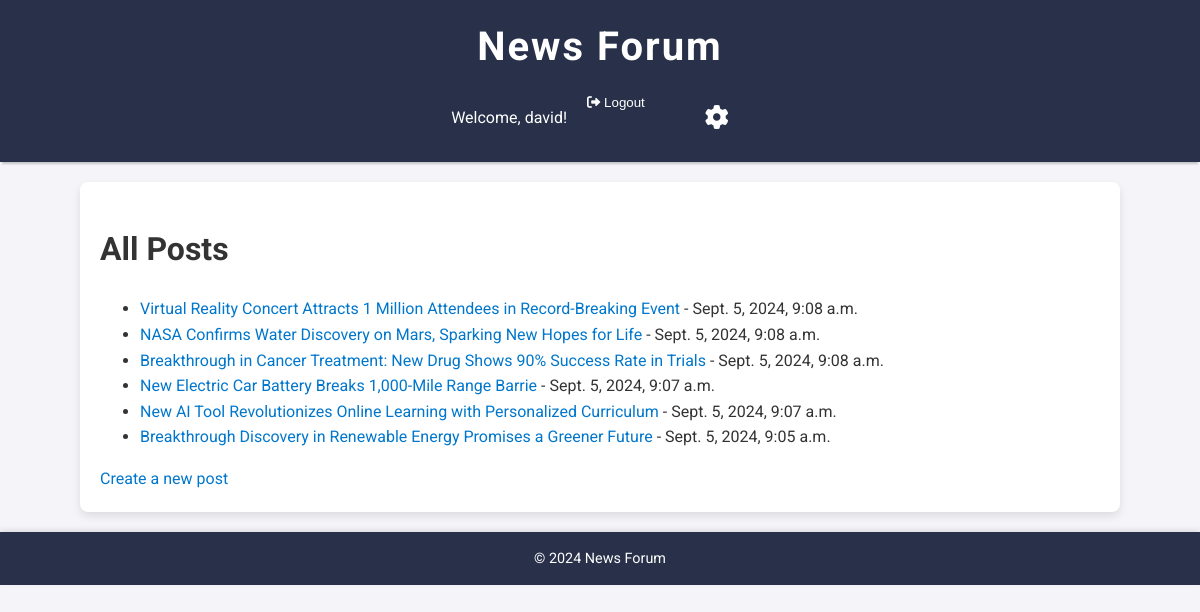
The app's page / (signed in) with its own data.
### news/models.py (models this page shows, shortened)
class Post(models.Model):
    title = models.CharField(max_length=200)
    content = models.TextField()
    created_at = models.DateTimeField(auto_now_add=True)
    updated_at = models.DateTimeField(auto_now=True)
    author = models.ForeignKey(User, on_delete=models.CASCADE)
    category = models.ForeignKey(Category, on_delete=models.SET_NULL, null=True)
    upvotes = models.IntegerField(default=0)
    downvotes = models.IntegerField(default=0)

### news/views.py (the view)
# urls.py: path('', views.post_list, name='post_list'),
def post_list(request):
    posts = Post.objects.all().order_by('-created_at')
    return render(request, 'news/post_list.html', {'posts': posts})

### news/templates/news/post_list.html (shortened to what this page needs)
{% extends 'base.html' %}
{% block content %}
    <h1>All Posts</h1>
    <ul>
        {% for post in posts %}
            <li><a href="{% url 'post_detail' post.id %}">{{ post.title }}</a> - {{ post.created_at }}</li>
        {% endfor %}
    </ul>
    <a href="{% url 'post_create' %}">Create a new post</a>
{% endblock %}

### news/templates/base.html (shortened to what this page needs)
{% load static %}
<!DOCTYPE html>
<html lang="en">
<head>
    <link rel="stylesheet" href="{% static 'css/style.css' %}">
    <link rel="stylesheet" href="https://cdnjs.cloudflare.com/ajax/libs/font-awesome/6.0.0-beta3/css/all.min.css">
</head>
<body>
    <header>
        <h1><a href="{% url 'post_list' %}">News Forum</a></h1>
        <nav>
            {% if user.is_authenticated %}
                <p>Welcome, {{ user.username }}!</p>
                <form id="logout-form" action="{% url 'logout' %}" method="post">
                    <button type="submit" style="background:none;border:none;padding:0;color:inherit;cursor:pointer;">
                        <i class="fas fa-sign-out-alt"></i> Logout
                    </button>
                </form>
                <a href="{% url 'account_settings' %}" class="account-settings"><i class="fas fa-cog"></i></a>
            {% else %}
                <a href="{% url 'login' %}">Login</a>
                <a href="{% url 'signup' %}">Sign Up</a>
            {% endif %}
        </nav>
    </header>
    <main>
        {% block content %}{% endblock %}
    </main>
    <footer>
        <p>&copy; 2024 News Forum</p>
    </footer>
</body>
</html>

### news/static/css/style.css (style rules this page uses)
body { font-family: 'Roboto', sans-serif; background-color: #f4f4f9; color: #333; margin: 0; padding: 0; line-height: 1.6; }
a { text-decoration: none; color: #0077cc; }
main { width: 100%; max-width: 1000px; margin: 20px auto; padding: 20px; background: white; border-radius: 8px; box-shadow: 0 4px 8px rgba(0, 0, 0, 0.1); }
header { background-color: #283149; color: white; padding: 15px 0; text-align: center; box-shadow: 0 4px 2px -2px rgba(0, 0, 0, 0.2); position: sticky; top: 0; z-index: 1000; }
header h1 { margin: 0; font-size: 2.5em; font-weight: 700; letter-spacing: 2px; }
header a { color: #ffffff; }
nav { display: flex; justify-content: center; gap: 20px; margin-top: 10px; }
nav a { color: #ffffff; font-size: 1.1em; padding: 10px 20px; border-radius: 5px; transition: background-color 0.3s ease; }
.account-settings { color: white; font-size: 1.5em; }
.account-settings i { margin-left: 20px; }
button { background-color: #283149; color: white; padding: 10px 20px; border: none; border-radius: 5px; cursor: pointer; transition: background-color 0.3s ease; }
footer { background-color: #283149; color: white; padding: 15px 0; text-align: center; position: relative; width: 100%; bottom: 0; margin-top: 20px; box-shadow: 0 -2px 5px rgba(0, 0, 0, 0.1); }
footer p { margin: 0; font-size: 0.9em; }

### records on screen
Post: title "Virtual Reality Concert Attracts 1 Million Attendees in Record-Breaking Event", created_at "Sept. 5, 2024, 9:08 a.m."
Post: title "NASA Confirms Water Discovery on Mars, Sparking New Hopes for Life", created_at "Sept. 5, 2024, 9:08 a.m."
Post: title "Breakthrough in Cancer Treatment: New Drug Shows 90% Success Rate in Trials", created_at "Sept. 5, 2024, 9:08 a.m."
Post: title "New Electric Car Battery Breaks 1,000-Mile Range Barrie", created_at "Sept. 5, 2024, 9:07 a.m."
Post: title "New AI Tool Revolutionizes Online Learning with Personalized Curriculum", created_at "Sept. 5, 2024, 9:07 a.m."
Post: title "Breakthrough Discovery in Renewable Energy Promises a Greener Future", created_at "Sept. 5, 2024, 9:05 a.m."

### other values on screen
{{ user.username }} "david"
